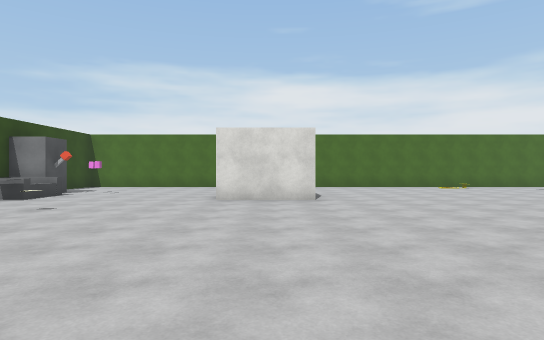
view 1 (above)

24 first-person views from a walk through a 3-D level made in the Unity game engine. The camera is 1.4 m above the floor, looks level and sees 75° across. The floor is counted in squares, 2 m on a side. Each view is taken from the middle of a square. On the plan, view 1 faces up. The plan holds only what a view shows up to about 11 squares ahead; the rest is blank. Some surface patterns are stand-ins.

view 2
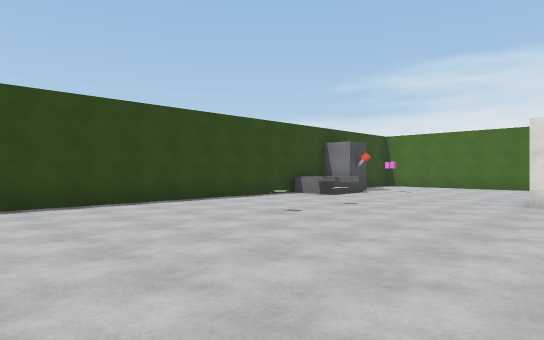

view 3
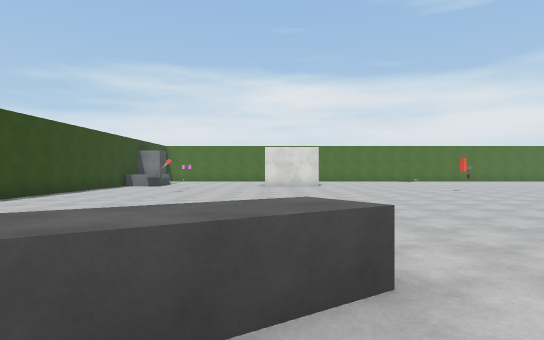

view 4
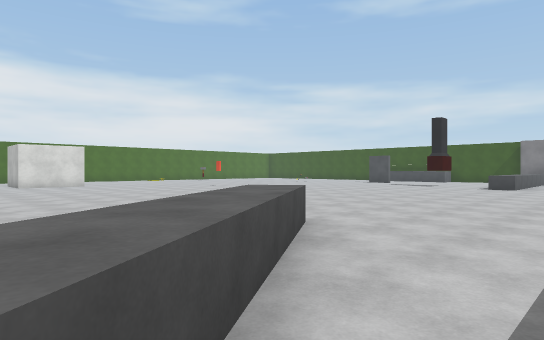

view 5
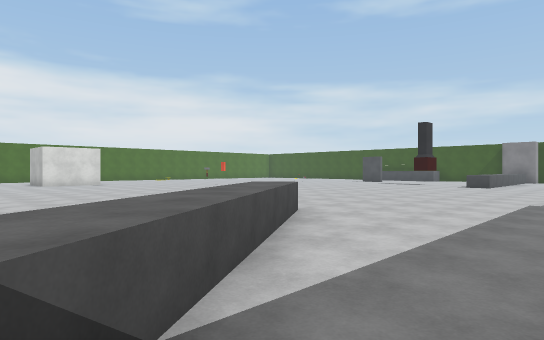

view 6
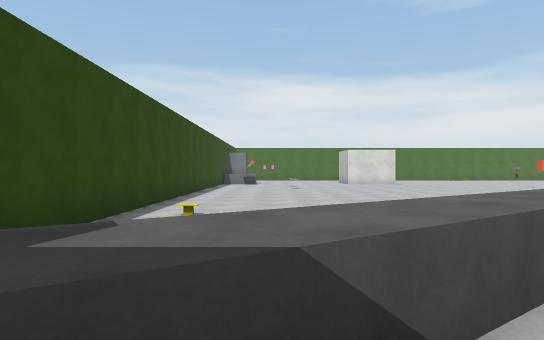

view 7
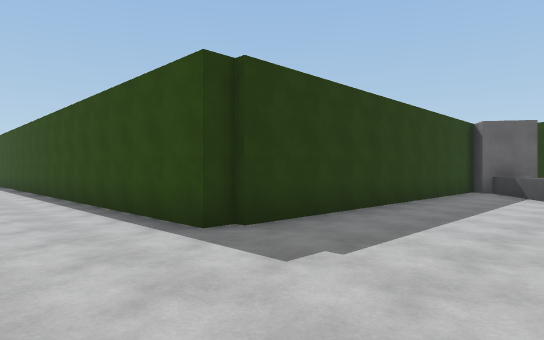

view 8
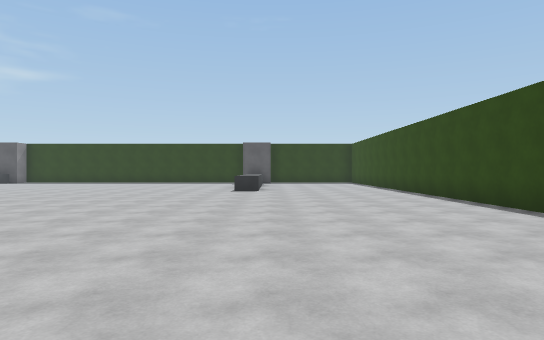

view 9
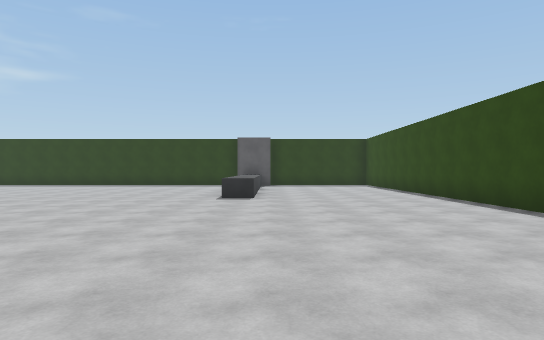

view 10
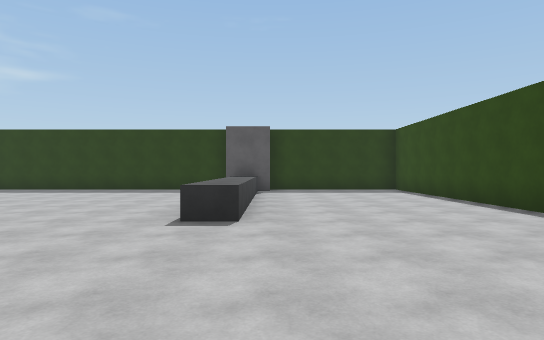

view 11
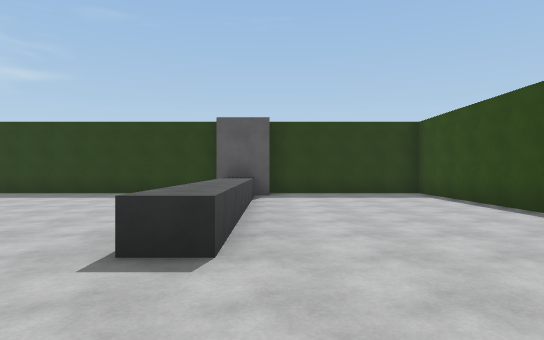

view 12
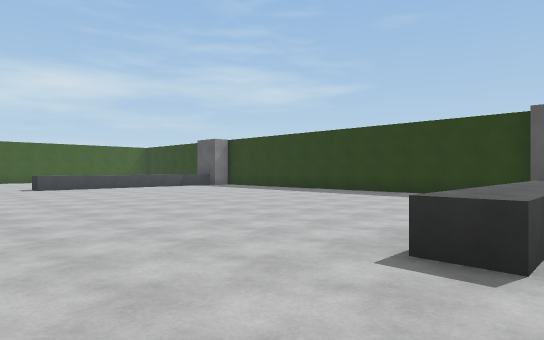

view 13
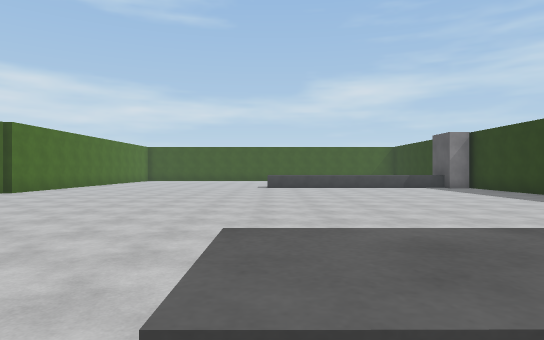

view 14
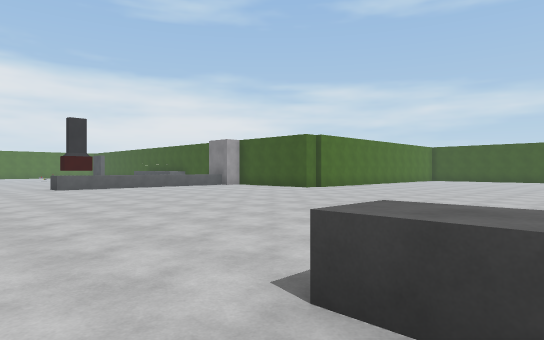

view 15
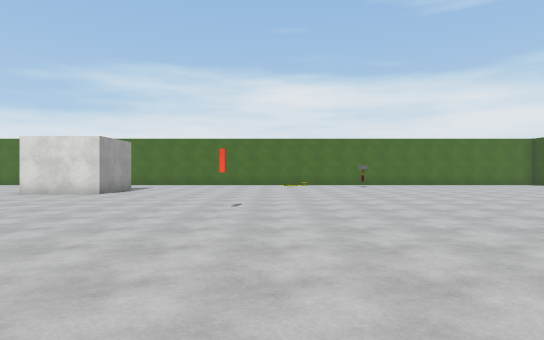

view 16
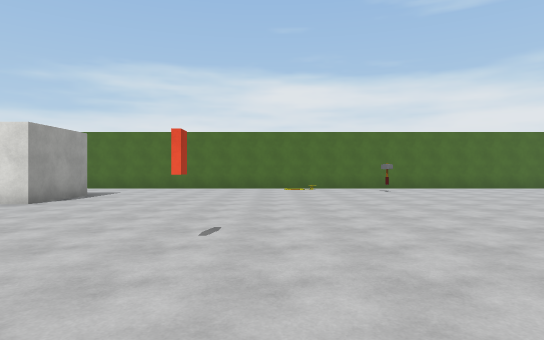

view 17
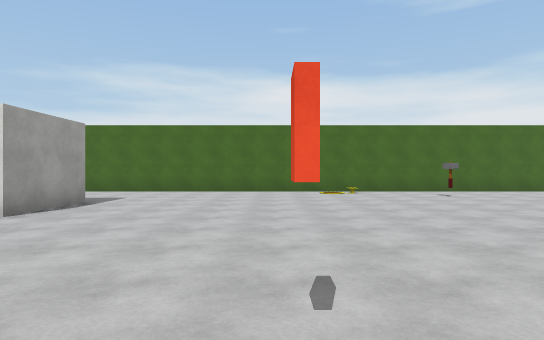

view 18
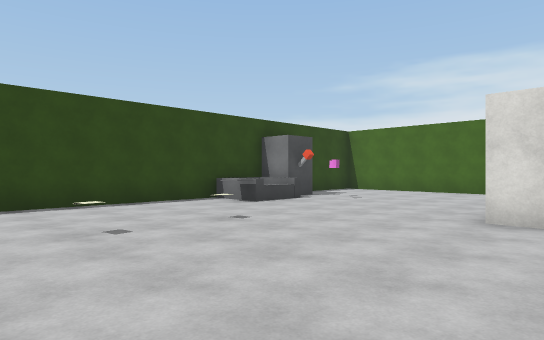

view 19
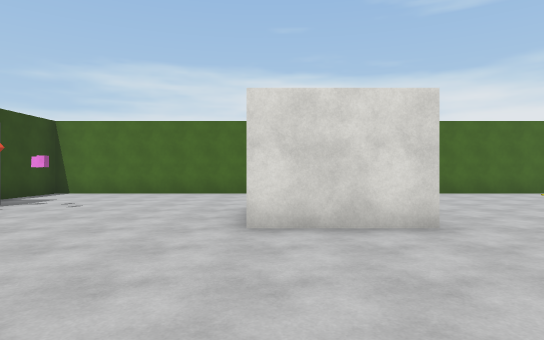

view 20
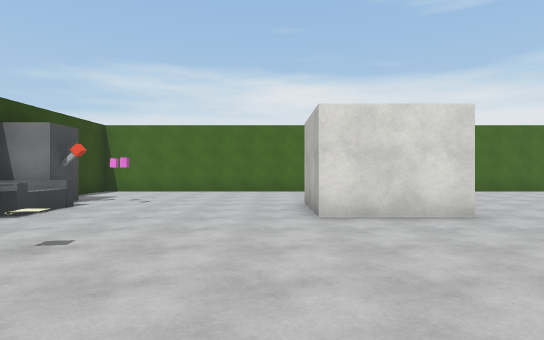

view 21
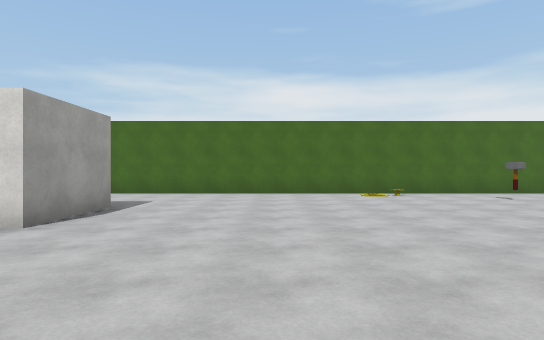

view 22
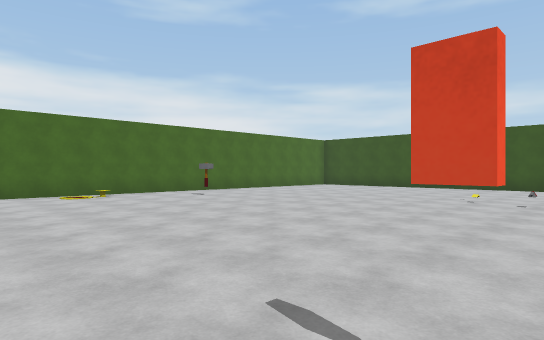

view 23
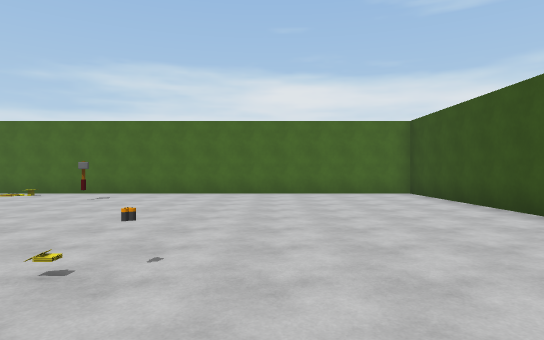

view 24
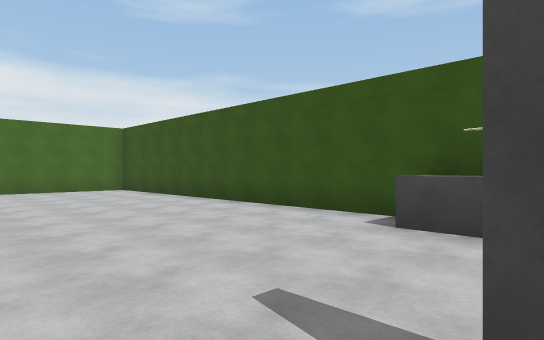

### Floor plan
Key: @ floor where view 1 was taken; # wall or solid block; . floor; ^ raised ledge; O other object.
Columns run from 8 left of view 1 to 20 right of it. Each row starts with its distance up from view 1.
 15 ###########################
 14 #.........................#
 13 #.........................#
 12  .................O.......#
 11  #...... .................#
 10 ##OO...###................#
  9 #^^....###................#
  8 #.^.......................#
  7 #.........................#
  6 #...O................O....#
  5 #.........................#
  4 #...O........#...... ....^#
  3 #..................   ...^^
  2 #.................   .#.
  1 #.................
  0 #.......@........
 -1 #....... .......
 -2 #......  ......
 -3 #...    .......
 -4 #.     .........
 -5 #     ^^.........
 -6 #   .^^...........
 -7 #  ^^^.............
 -8 ##^^................
 -9   #..................
-10   ##########..........     #
-11            #...........  ...
-12            #................
-13            #................
-14            #................
-15            #................
-16            #................
-17            #.................
-18            #.....^...........
-19            #.....^..........
-20            #.....^..........
-21            #.....^..........
-22            #.....^..........
-23            #.....^ .........
-24            #.....^ .........
-25            #....##  ........
-26            #################

Positions as (right, up) in squares from view 1, and headings:
1: (0, 0), facing up
2: (0, 0), facing up-left
3: (-1, -7), facing up
4: (-4, -8), facing up-right
5: (-5, -9), facing up-right
6: (-5, -9), facing up
7: (6, -6), facing down-left
8: (8, -6), facing down
9: (8, -9), facing down
10: (8, -13), facing down
11: (8, -15), facing down
12: (8, -15), facing down-right
13: (8, -18), facing right
14: (7, -19), facing up-right
15: (6, -2), facing up
16: (6, 1), facing up
17: (5, 3), facing up
18: (0, 3), facing up-left
19: (-1, 4), facing up
20: (-2, 3), facing up
21: (4, 4), facing up
22: (4, 4), facing up-right
23: (14, 4), facing up
24: (13, 2), facing up-right
